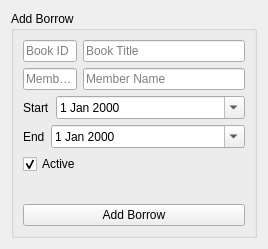
              <widget class="QWidget" name="borrows_add_tab">
               <attribute name="title">
                <string>Add Borrow</string>
               </attribute>
               <layout class="QGridLayout" name="gridLayout_7">
                <item row="0" column="0">
                 <widget class="QGroupBox" name="groupBox_11">
                  <property name="title">
                   <string>Add Borrow</string>
                  </property>
                  <layout class="QVBoxLayout" name="verticalLayout_4">
                   <item>
                    <layout class="QHBoxLayout" name="horizontalLayout_22" stretch="1,3">
                     <item>
                      <widget class="QLineEdit" name="borrow_add_book_id">
                       <property name="placeholderText">
                        <string>Book ID</string>
                       </property>
                      </widget>
                     </item>
                     <item>
                      <widget class="QLineEdit" name="borrow_add_book_title">
                       <property name="readOnly">
                        <bool>true</bool>
                       </property>
                       <property name="placeholderText">
                        <string>Book Title</string>
                       </property>
                      </widget>
                     </item>
                    </layout>
                   </item>
                   <item>
                    <layout class="QHBoxLayout" name="horizontalLayout_23" stretch="1,3">
                     <item>
                      <widget class="QLineEdit" name="borrow_add_member_id">
                       <property name="inputMethodHints">
                        <set>Qt::ImhNone</set>
                       </property>
                       <property name="placeholderText">
                        <string>Member ID</string>
                       </property>
                      </widget>
                     </item>
                     <item>
                      <widget class="QLineEdit" name="borrow_add_member_name">
                       <property name="readOnly">
                        <bool>true</bool>
                       </property>
                       <property name="placeholderText">
                        <string>Member Name</string>
                       </property>
                      </widget>
                     </item>
                    </layout>
                   </item>
                   <item>
                    <layout class="QHBoxLayout" name="horizontalLayout_19" stretch="1,15">
                     <item>
                      <widget class="QLabel" name="label_7">
                       <property name="text">
                        <string>Start</string>
                       </property>
                      </widget>
                     </item>
                     <item>
                      <widget class="QDateEdit" name="borrow_add_start">
                       <property name="calendarPopup">
                        <bool>true</bool>
                       </property>
                      </widget>
                     </item>
                    </layout>
                   </item>
                   <item>
                    <layout class="QHBoxLayout" name="horizontalLayout_20" stretch="1,15">
                     <item>
                      <widget class="QLabel" name="label_8">
                       <property name="text">
                        <string>End</string>
                       </property>
                      </widget>
                     </item>
                     <item>
                      <widget class="QDateEdit" name="borrow_add_end">
                       <property name="calendarPopup">
                        <bool>true</bool>
                       </property>
                      </widget>
                     </item>
                    </layout>
                   </item>
                   <item>
                    <widget class="QCheckBox" name="borrow_add_active">
                     <property name="text">
                      <string>Active</string>
                     </property>
                     <property name="checked">
                      <bool>true</bool>
                     </property>
                    </widget>
                   </item>
                   <item>
                    <widget class="QLabel" name="borrow_add_error">
                     <property name="font">
                      <font>
                       <pointsize>12</pointsize>
                       <weight>75</weight>
                       <bold>true</bold>
                      </font>
                     </property>
                     <property name="styleSheet">
                      <string notr="true">QLabel {
color:rgb(255, 0, 0);
}</string>
                     </property>
                     <property name="text">
                      <string/>
                     </property>
                     <property name="textFormat">
                      <enum>Qt::RichText</enum>
                     </property>
                     <property name="alignment">
                      <set>Qt::AlignCenter</set>
                     </property>
                     <property name="wordWrap">
                      <bool>true</bool>
                     </property>
                    </widget>
                   </item>
                   <item>
                    <widget class="QPushButton" name="borrow_add_btn">
                     <property name="text">
                      <string>Add Borrow</string>
                     </property>
                     <property name="autoDefault">
                      <bool>true</bool>
                     </property>
                    </widget>
                   </item>
                  </layout>
                 </widget>
                </item>
               </layout>
              </widget>
